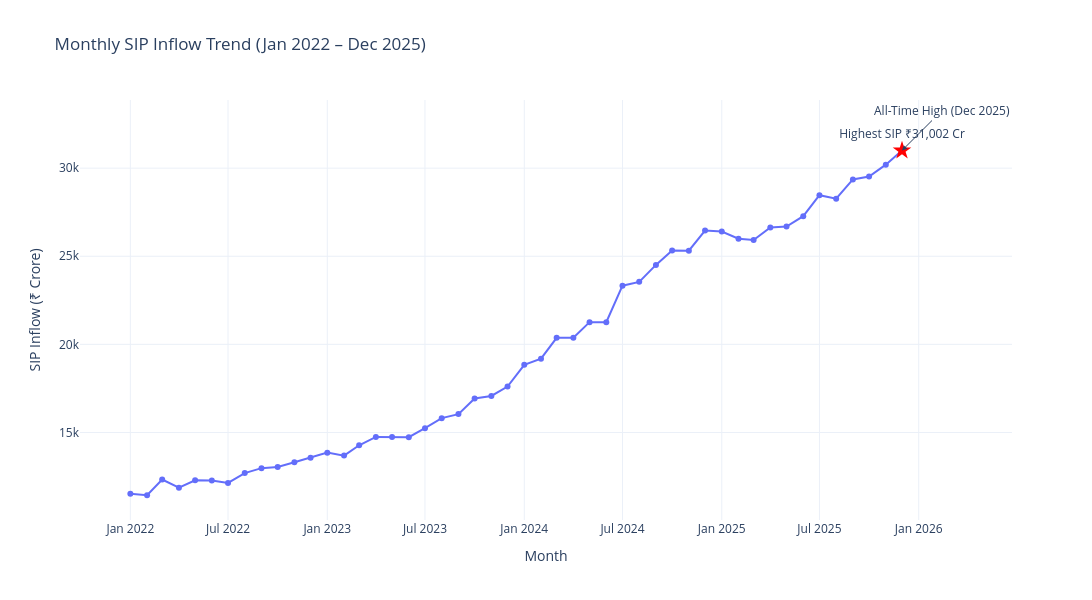

The notebook cell saved with this chart:
### Code cell
# ==========================================
# CHART 3: SIP MONTHLY INFLOW TREND
# ==========================================

import plotly.express as px

# Find the highest SIP inflow
max_sip = sip.loc[sip["sip_inflow_crore"].idxmax()]

fig = px.line(
    sip,
    x="month",
    y="sip_inflow_crore",
    markers=True,
    title="Monthly SIP Inflow Trend (Jan 2022 – Dec 2025)"
)

# Highlight the highest SIP inflow
fig.add_scatter(
    x=[max_sip["month"]],
    y=[max_sip["sip_inflow_crore"]],
    mode="markers+text",
    marker=dict(
        color="red",
        size=14,
        symbol="star"
    ),
    text=[f'Highest SIP\n₹{max_sip["sip_inflow_crore"]:,} Cr'],
    textposition="top center",
    showlegend=False
)

# Add annotation
fig.add_annotation(
    x=max_sip["month"],
    y=max_sip["sip_inflow_crore"],
    text="All-Time High (Dec 2025)",
    showarrow=True,
    arrowhead=2,
    ax=40,
    ay=-40
)

fig.update_layout(
    template="plotly_white",
    height=600,
    width=1100,
    xaxis_title="Month",
    yaxis_title="SIP Inflow (₹ Crore)"
)

fig.show()

### Figure 1 — Plotly figure (JSON) as saved in the notebook; plotly's stock layout.template omitted (floating-point values rounded to 4 significant figures)
{"data": [{"hovertemplate": "month=%{x}<br>sip_inflow_crore=%{y}<extra></extra>", "legendgroup": "", "line": {"color": "#636efa", "dash": "solid"}, "marker": {"symbol": "circle"}, "mode": "lines+markers", "name": "", "orientation": "v", "showlegend": false, "type": "scatter", "x": ["2022-01-01T00:00:00.000000", "2022-02-01T00:00:00.000000", "2022-03-01T00:00:00.000000", "2022-04-01T00:00:00.000000", "2022-05-01T00:00:00.000000", "2022-06-01T00:00:00.000000", "2022-07-01T00:00:00.000000", "2022-08-01T00:00:00.000000", "2022-09-01T00:00:00.000000", "2022-10-01T00:00:00.000000", "2022-11-01T00:00:00.000000", "2022-12-01T00:00:00.000000", "2023-01-01T00:00:00.000000", "2023-02-01T00:00:00.000000", "2023-03-01T00:00:00.000000", "2023-04-01T00:00:00.000000", "2023-05-01T00:00:00.000000", "2023-06-01T00:00:00.000000", "2023-07-01T00:00:00.000000", "2023-08-01T00:00:00.000000", "2023-09-01T00:00:00.000000", "2023-10-01T00:00:00.000000", "2023-11-01T00:00:00.000000", "2023-12-01T00:00:00.000000", "2024-01-01T00:00:00.000000", "2024-02-01T00:00:00.000000", "2024-03-01T00:00:00.000000", "2024-04-01T00:00:00.000000", "2024-05-01T00:00:00.000000", "2024-06-01T00:00:00.000000", "2024-07-01T00:00:00.000000", "2024-08-01T00:00:00.000000", "2024-09-01T00:00:00.000000", "2024-10-01T00:00:00.000000", "2024-11-01T00:00:00.000000", "2024-12-01T00:00:00.000000", "2025-01-01T00:00:00.000000", "2025-02-01T00:00:00.000000", "2025-03-01T00:00:00.000000", "2025-04-01T00:00:00.000000", "2025-05-01T00:00:00.000000", "2025-06-01T00:00:00.000000", "2025-07-01T00:00:00.000000", "2025-08-01T00:00:00.000000", "2025-09-01T00:00:00.000000", "2025-10-01T00:00:00.000000", "2025-11-01T00:00:00.000000", "2025-12-01T00:00:00.000000"], "xaxis": "x", "y": [11517, 11438, 12328, 11863, 12286, 12276, 12140, 12694, 12976, 13040, 13306, 13573, 13856, 13687, 14276, 14749, 14749, 14734, 15245, 15814, 16042, 16928, 17073, 17610, 18838, 19187, 20371, 20371, 21262, 21262, 23332, 23547, 24509, 25323, 25320, 26459, 26400, 25999, 25926, 26632, 26688, 27274, 28464, 28265, 29361, 29529, 30200, 31002], "yaxis": "y"}, {"marker": {"color": "red", "size": 14, "symbol": "star"}, "mode": "markers+text", "showlegend": false, "text": ["Highest SIP\n₹31,002 Cr"], "textposition": "top center", "type": "scatter", "x": ["2025-12-01T00:00:00"], "y": [31002]}], "layout": {"annotations": [{"arrowhead": 2, "ax": 40, "ay": -40, "showarrow": true, "text": "All-Time High (Dec 2025)", "x": "2025-12-01T00:00:00", "y": 31002}], "height": 600, "legend": {"tracegroupgap": 0}, "title": {"text": "Monthly SIP Inflow Trend (Jan 2022 – Dec 2025)"}, "width": 1100, "xaxis": {"anchor": "y", "domain": [0, 1], "title": {"text": "Month"}}, "yaxis": {"anchor": "x", "domain": [0, 1], "title": {"text": "SIP Inflow (₹ Crore)"}}}}
